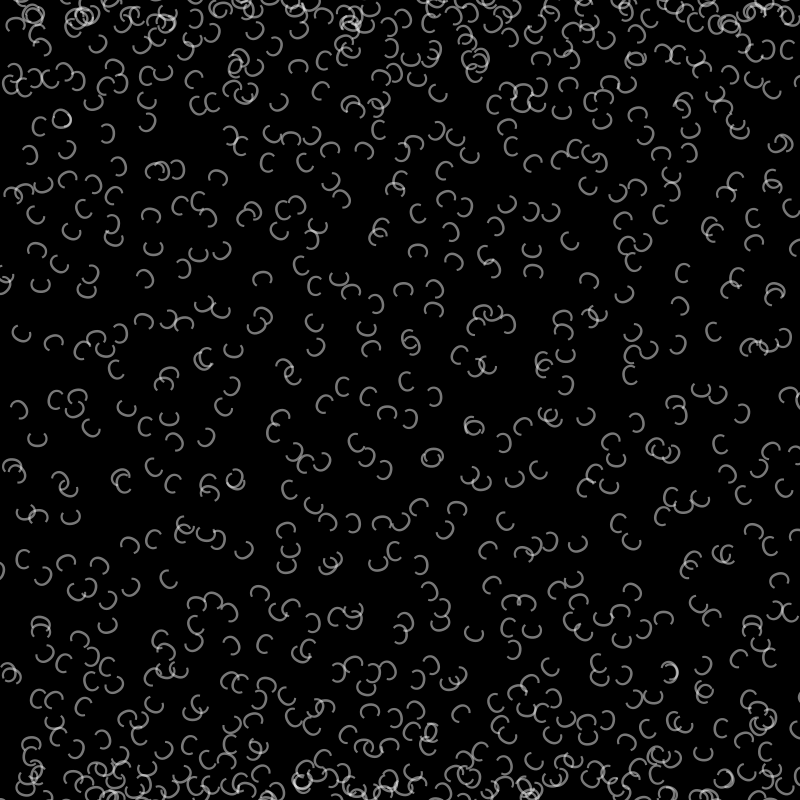
Frame 1 (no input)
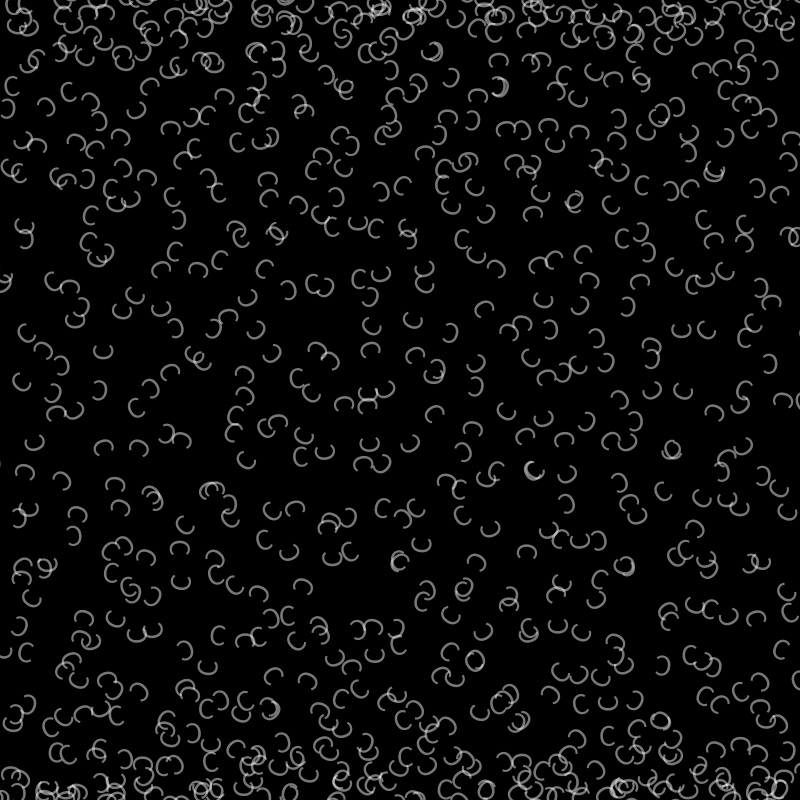
Frame 60 (the mouse pressed at the canvas centre just before this capture)
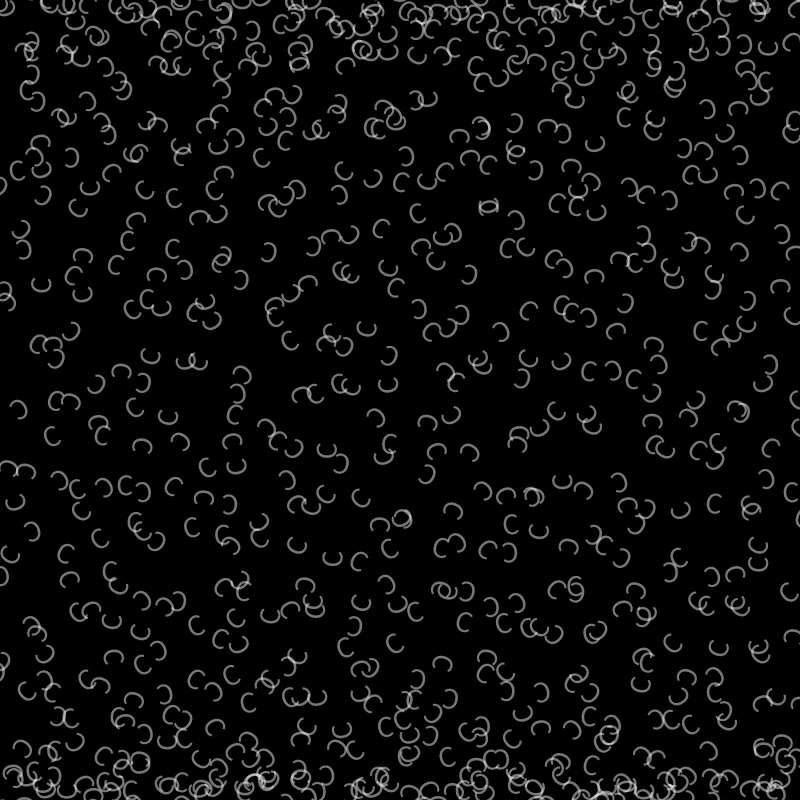
Frame 120 (the mouse held since frame 60 and released just before this capture)

The Processing sketch that drew these frames (run headless with seeded random() and noise(); from frame 60 on, the mouse is pressed at the canvas centre):

// Processing sketch: ForceField
// ── ForceField.pde
int size = 15; 
int segments =  5;  
float x, y; 
void setup()
{
  background(0,0,0); 
  smooth();
  size(800,800);
  //generateDrawingField(); 
}

void draw()
{
  background(0,0,0); 
  fill(255,255,255,120); 
  stroke(255,255,255,20); 
   generateDrawingField();
}

void generateDrawingField()
{
for(int i=1; i <= 1; i++) {
  for(int j = 1; j <= width; j++){
  x = i+j;
  y = (sin(x)*height/2)+height/2; 
    if(i % 1 == 0) {
    RotateText(x,y); 
    }
  }
}
print("DONE!");
}

void RotateText(float x, float y)
{
   pushMatrix();
      translate(x,y);
      rotate(radians(random(0,360))); 
      textSize(30); 
      text("C",0,0); 
      popMatrix(); 
}

void RotatePoint(float x, float y)
{
   pushMatrix();
      translate(x,y);
      rotate(radians(random(0,180))); 
      //textSize(random(10,30)); 
      //text("C",x,y); 
      point(x,y); 
      popMatrix(); 
}
